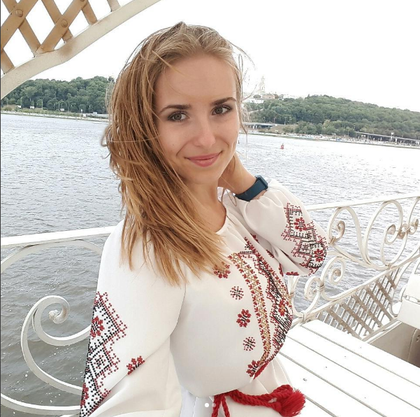
%> input picture gonzalez/ch3/squi.bmp, 420 x 417 px, shrunk from 601 x 596 before the run
$ octave ex3_11.m   (GNU Octave 9; MATLAB toolbox functions it lacks are replaced by stand-ins)
%> lines starting %> are read from the running program, lines starting %| are printed output that depends on the picture
L = 256;
N = 100;
I = rgb2gray(imread('squi.bmp'));
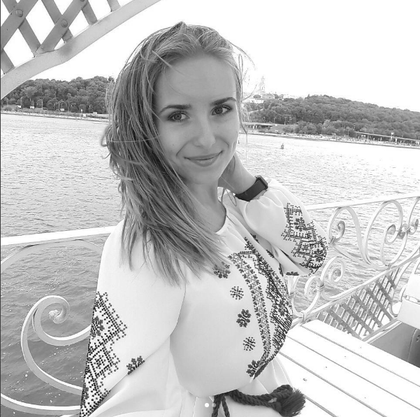
%> I: size 417x420 uint8; min 7, max 255, mean 195.2
RI = I;

[w,h] = size(I);
%> w = 417; h = 420

for j=1:(h/N+1)
    t1 = (j-1)*N + 1;
    t2 = min(j*N,h);
    for i=1:(w/N+1)
        l1 = (i-1)*N + 1;
        l2 = min(i*N,w);
        SI = I(l1:l2, t1:t2);
        RI(l1:l2, t1:t2) = histeq(SI, L);
    end;
end;
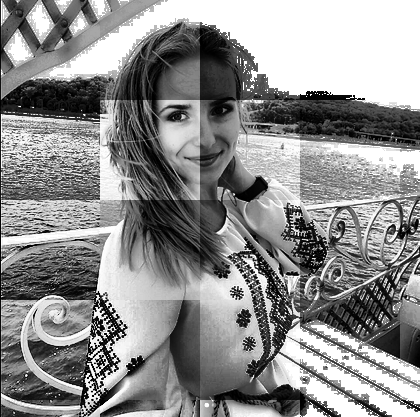
%> RI: size 417x420 uint8; min 0, max 255, mean 141.8


figure
subplot(1,4,1);
imshow(I);

subplot(1,4,2)
plot(imhist(I));

subplot(1,4,3)
imshow(RI);

subplot(1,4,4)
plot(imhist(RI));
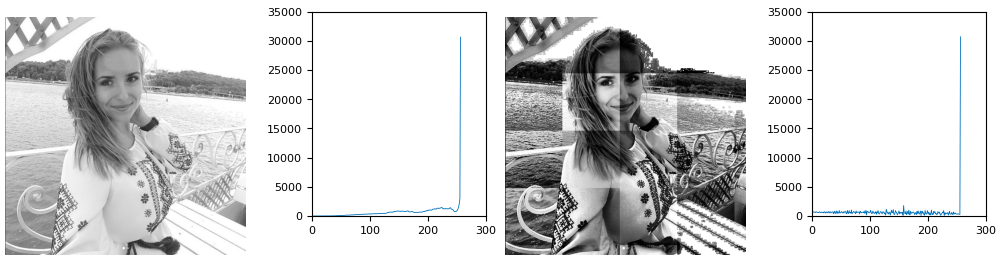
%> figure redrawn from the program's plot data, 4 panels

$ run again, with gonzalez/ch3/fractal.bmp copied over gonzalez/ch3/squi.bmp
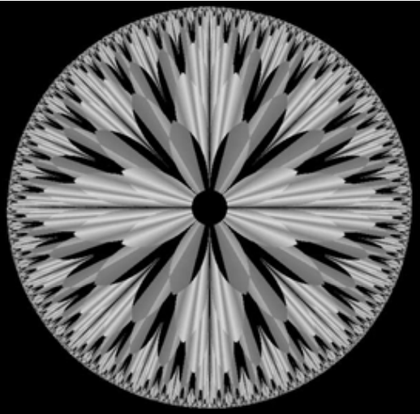
%> input picture gonzalez/ch3/fractal.bmp, 420 x 414 px, shrunk from 518 x 511 before the run
%> after the loop `for j=1:(h/N+1)`:
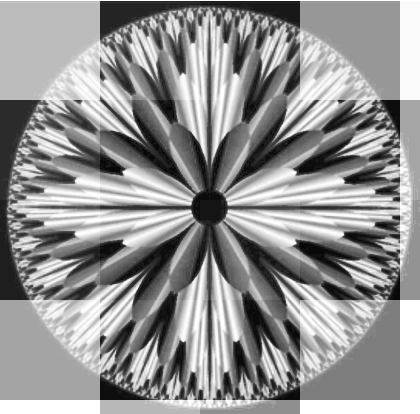
%> RI: size 414x420 uint8; min 8, max 255, mean 146.9
%> `plot(imhist(RI));`:
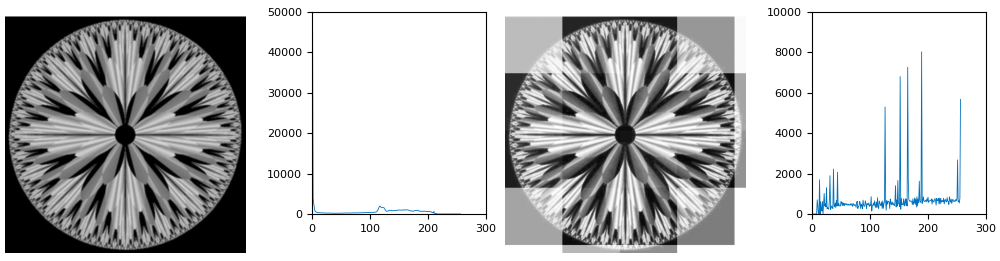
%> figure redrawn from the program's plot data, 4 panels

$ run again, with gonzalez/ch3/squares.bmp copied over gonzalez/ch3/squi.bmp
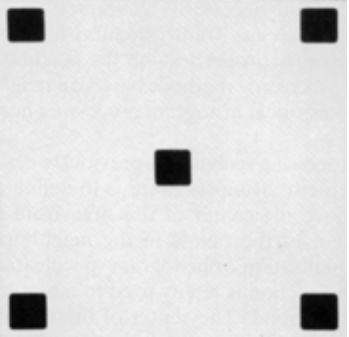
%> input picture gonzalez/ch3/squares.bmp, 349 x 337 px
%> after the loop `for j=1:(h/N+1)`:
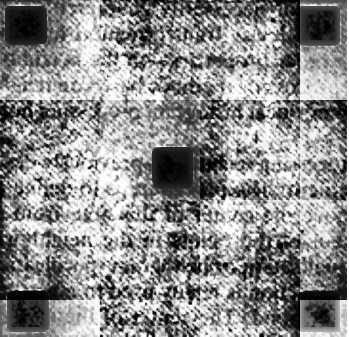
%> RI: size 337x349 uint8; min 0, max 255, mean 139.3
%> `plot(imhist(RI));`:
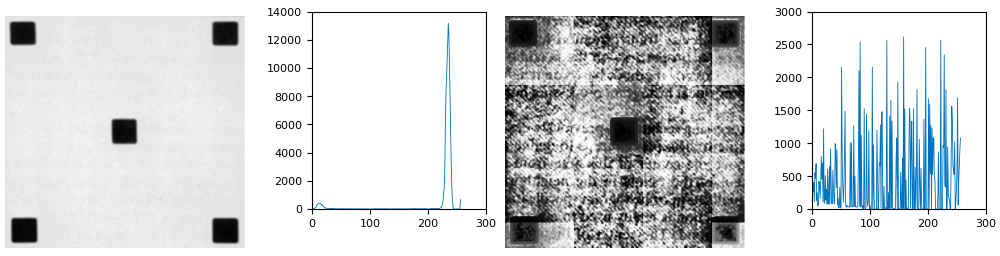
%> figure redrawn from the program's plot data, 4 panels
